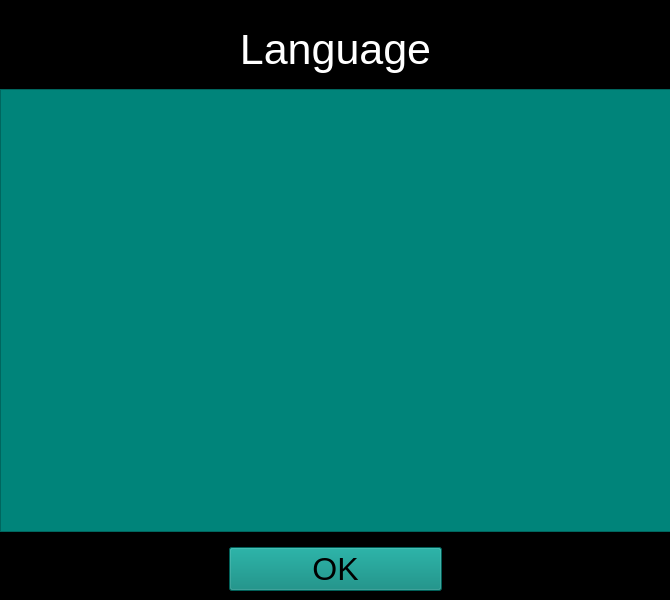
<?xml version="1.0" encoding="UTF-8"?>
<ui version="4.0">
 <class>language_window</class>
 <widget class="QMainWindow" name="language_window">
  <property name="geometry">
   <rect>
    <x>0</x>
    <y>0</y>
    <width>670</width>
    <height>600</height>
   </rect>
  </property>
  <property name="windowTitle">
   <string>Language</string>
  </property>
  <property name="styleSheet">
   <string notr="true">color: rgb(255, 255, 255);
background-color: rgb(0, 0, 0);</string>
  </property>
  <widget class="QWidget" name="centralwidget">
   <widget class="QStackedWidget" name="stackedWidget">
    <property name="geometry">
     <rect>
      <x>0</x>
      <y>0</y>
      <width>670</width>
      <height>600</height>
     </rect>
    </property>
    <property name="sizePolicy">
     <sizepolicy hsizetype="Expanding" vsizetype="Expanding">
      <horstretch>0</horstretch>
      <verstretch>0</verstretch>
     </sizepolicy>
    </property>
    <property name="frameShape">
     <enum>QFrame::NoFrame</enum>
    </property>
    <property name="frameShadow">
     <enum>QFrame::Plain</enum>
    </property>
    <property name="currentIndex">
     <number>0</number>
    </property>
    <widget class="QWidget" name="page">
     <widget class="QWidget" name="verticalLayoutWidget">
      <property name="geometry">
       <rect>
        <x>0</x>
        <y>0</y>
        <width>671</width>
        <height>601</height>
       </rect>
      </property>
      <layout class="QVBoxLayout" name="verticalLayout">
       <property name="spacing">
        <number>15</number>
       </property>
       <property name="sizeConstraint">
        <enum>QLayout::SetDefaultConstraint</enum>
       </property>
       <property name="topMargin">
        <number>25</number>
       </property>
       <property name="bottomMargin">
        <number>10</number>
       </property>
       <item>
        <widget class="QLabel" name="label">
         <property name="font">
          <font>
           <pointsize>32</pointsize>
          </font>
         </property>
         <property name="styleSheet">
          <string notr="true">color: rgb(255, 255, 255);
background-color: rgb(0, 0, 0);</string>
         </property>
         <property name="text">
          <string>Language</string>
         </property>
         <property name="alignment">
          <set>Qt::AlignCenter</set>
         </property>
        </widget>
       </item>
       <item>
        <widget class="QListWidget" name="languages_list">
         <property name="font">
          <font>
           <family>Ubuntu</family>
           <pointsize>20</pointsize>
           <italic>false</italic>
           <bold>false</bold>
           <kerning>false</kerning>
          </font>
         </property>
         <property name="styleSheet">
          <string notr="true">background-color: rgb(0, 132, 122);
color: rgb(0, 0, 0);</string>
         </property>
         <property name="autoScrollMargin">
          <number>20</number>
         </property>
        </widget>
       </item>
       <item>
        <layout class="QHBoxLayout" name="horizontalLayout">
         <property name="sizeConstraint">
          <enum>QLayout::SetDefaultConstraint</enum>
         </property>
         <item>
          <widget class="Line" name="line">
           <property name="sizePolicy">
            <sizepolicy hsizetype="Expanding" vsizetype="Fixed">
             <horstretch>0</horstretch>
             <verstretch>0</verstretch>
            </sizepolicy>
           </property>
           <property name="orientation">
            <enum>Qt::Horizontal</enum>
           </property>
          </widget>
         </item>
         <item>
          <widget class="QPushButton" name="ok_button">
           <property name="sizePolicy">
            <sizepolicy hsizetype="Expanding" vsizetype="Fixed">
             <horstretch>0</horstretch>
             <verstretch>0</verstretch>
            </sizepolicy>
           </property>
           <property name="font">
            <font>
             <pointsize>24</pointsize>
            </font>
           </property>
           <property name="styleSheet">
            <string notr="true">background-color: rgb(0, 132, 122);
color: rgb(0, 0, 0);</string>
           </property>
           <property name="text">
            <string>OK</string>
           </property>
          </widget>
         </item>
         <item>
          <widget class="Line" name="line_2">
           <property name="sizePolicy">
            <sizepolicy hsizetype="Expanding" vsizetype="Minimum">
             <horstretch>0</horstretch>
             <verstretch>0</verstretch>
            </sizepolicy>
           </property>
           <property name="orientation">
            <enum>Qt::Vertical</enum>
           </property>
          </widget>
         </item>
        </layout>
       </item>
      </layout>
     </widget>
    </widget>
    <widget class="QWidget" name="page_2">
     <widget class="QWidget" name="verticalLayoutWidget_2">
      <property name="geometry">
       <rect>
        <x>0</x>
        <y>0</y>
        <width>671</width>
        <height>601</height>
       </rect>
      </property>
      <layout class="QVBoxLayout" name="verticalLayout_2">
       <property name="spacing">
        <number>25</number>
       </property>
       <property name="leftMargin">
        <number>10</number>
       </property>
       <property name="rightMargin">
        <number>10</number>
       </property>
       <item>
        <widget class="Line" name="line_3">
         <property name="sizePolicy">
          <sizepolicy hsizetype="Expanding" vsizetype="Expanding">
           <horstretch>0</horstretch>
           <verstretch>1</verstretch>
          </sizepolicy>
         </property>
         <property name="orientation">
          <enum>Qt::Horizontal</enum>
         </property>
        </widget>
       </item>
       <item>
        <widget class="QLabel" name="loading_label">
         <property name="sizePolicy">
          <sizepolicy hsizetype="Expanding" vsizetype="Fixed">
           <horstretch>0</horstretch>
           <verstretch>0</verstretch>
          </sizepolicy>
         </property>
         <property name="font">
          <font>
           <pointsize>35</pointsize>
          </font>
         </property>
         <property name="text">
          <string>Loading</string>
         </property>
         <property name="alignment">
          <set>Qt::AlignCenter</set>
         </property>
        </widget>
       </item>
       <item>
        <widget class="QProgressBar" name="loading_bar">
         <property name="value">
          <number>0</number>
         </property>
        </widget>
       </item>
       <item>
        <widget class="Line" name="line_4">
         <property name="sizePolicy">
          <sizepolicy hsizetype="Expanding" vsizetype="Expanding">
           <horstretch>0</horstretch>
           <verstretch>2</verstretch>
          </sizepolicy>
         </property>
         <property name="orientation">
          <enum>Qt::Horizontal</enum>
         </property>
        </widget>
       </item>
      </layout>
     </widget>
    </widget>
   </widget>
  </widget>
 </widget>
 <resources/>
 <connections/>
</ui>
